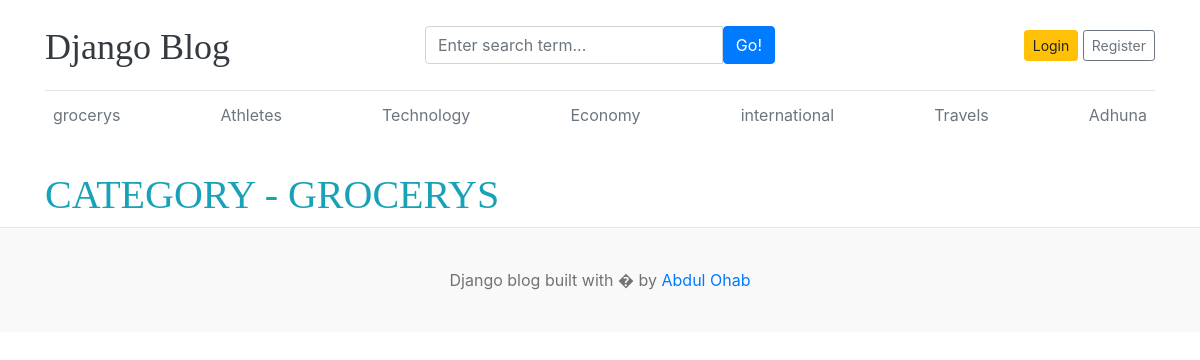
/category/blogs/3/, run on the app's committed database.
### home/models.py (models this page shows)
class Category(models.Model):
    category_name=models.CharField(max_length=50,unique=True)
    created_at=models.DateTimeField(auto_now_add=True)
    updated_at=models.DateTimeField(auto_now=True)
    def __str__(self):
        return self.category_name

### category/views.py (the view)
# urls.py: path('blogs/<int:category_id>/', views.categoryPage ,name='categoryPage'),
def categoryPage(request,category_id):
    posts=Blogs.objects.filter(status=1,category=category_id)
    categories = Category.objects.all()
    try:
        category=Category.objects.get(pk=category_id)
    except Category.DoesNotExist:
        return redirect('homePage')
    context={
        'posts':posts,
        'category':category,
        'categories':categories,
    }
    return render(request, 'category.html',context)

### templates/category.html (shortened to what this page needs)
{% extends 'base.html' %}
{% block content %}
  <h1 class="pt-4 text-uppercase text-bold text-info ">category - {{category}}</h1>
    </div>
{% endblock %}

### templates/header.html (shortened to what this page needs)
{% load static %}
<!DOCTYPE html>
<html lang="en">
<head>
    <link href="https://getbootstrap.com/docs/4.0/dist/css/bootstrap.min.css" rel="stylesheet">
    <link href="https://cdnjs.cloudflare.com/ajax/libs/font-awesome/6.0.0/css/all.min.css" rel="stylesheet">
    <link href="{% static 'css/blog.css' %}" rel="stylesheet">
  </head>
<body>
    <div class="container">
      <header class="blog-header py-3">
        <div class="row flex-nowrap justify-content-between align-items-center">
          <div class="col-4 pt-1">
            <a class="blog-header-logo text-dark" href="/">Django Blog</a>
          </div>
          <div class="col-4">
            <form action="{% url 'search' %}" method="GET" >
            <div class="input-group">
                <input class="form-control" type="text" name="keyword" placeholder="Enter search term..." aria-label="Enter search term..." aria-describedby="button-search" />
                <button type="submit" class="btn btn-primary" id="button-search" type="button">Go!</button>
            </div>
        </form>
          </div>
          <div class="col-4 d-flex justify-content-end align-items-center">
            {% if not user.is_authenticated %}
            <a class="btn btn-sm btn-warning" href="{% url 'loginPage'  %}">Login</a> &nbsp;
            <a class="btn btn-sm btn-outline-secondary" href="{% url 'registerPage'   %}">Register</a>
            {% else %}
            <span> <a href="{% url 'dashboardPage' %}" class="btn btn-sm btn-warning " > Dashboard </a> </span>&nbsp;
            <span> <a href="{% url 'logoutPage' %}"> Logout </a> </span>
            {% endif %}
          </div>
        </div>
      </header>
      <div class="nav-scroller py-1 mb-2">
        <nav class="nav d-flex justify-content-between ">
          {% for category in categories %}
          <a class="p-2 text-muted  " href="{% url 'categoryPage' category.id  %}"> {{category.category_name}}</a>
          {% endfor %}
        </nav>
      </div>

### static/css/blog.css (style rules this page uses)
.blog-header { border-bottom: 1px solid #e5e5e5; }
.blog-header-logo { font-family: "Playfair Display", Georgia, "Times New Roman", serif; font-size: 2.25rem; }
h1, h2, h3, h4, h5, h6 { font-family: "Playfair Display", Georgia, "Times New Roman", serif; }

### data on the page
Category: category_name "grocerys", category_name "GROCERYS"
Category: category_name "Athletes"
Category: category_name "Technology"
Category: category_name "Economy"
Category: category_name "international"
Category: category_name "Travels"
Category: category_name "Adhuna"
